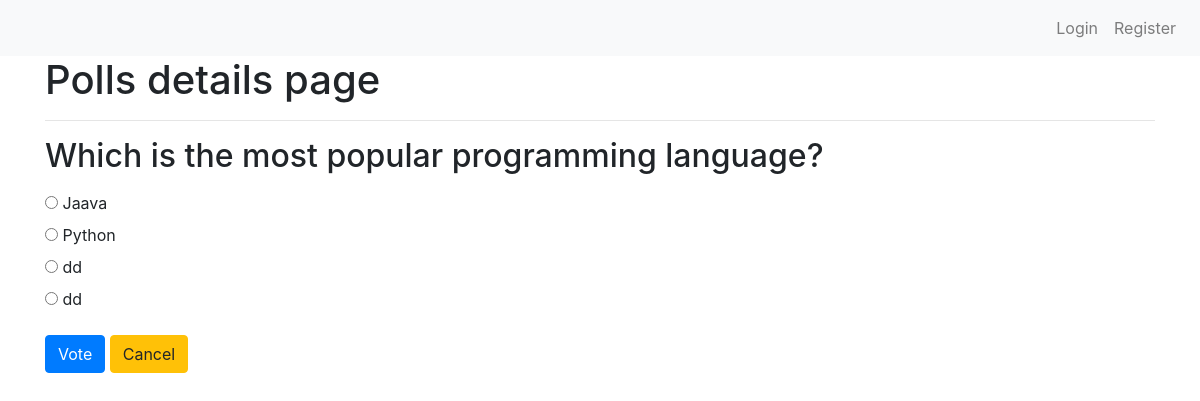
The page /polls/1/ on the database its author committed.
### polls/models.py (models this page shows, shortened)
class Poll(models.Model):
    owner = models.ForeignKey(User, on_delete=models.CASCADE)
    text = models.TextField()
    pub_date = models.DateTimeField(default=timezone.now)
    active = models.BooleanField(default=True)
    def __str__(self):
        return self.text

class Choice(models.Model):
    poll = models.ForeignKey(Poll, on_delete=models.CASCADE)
    choice_text = models.CharField(max_length=255)

### polls/views.py (the view)
# urls.py: path('<int:poll_id>/', views.poll_detail, name='detail'),
def poll_detail(request, poll_id):
    poll = get_object_or_404(Poll, id=poll_id)
    if not poll.active:
        return render(request, 'polls/poll_result.html', {'poll': poll})
    loop_count = poll.choice_set.count()
    context = {
        'poll': poll,
        'loop_time': range(0, loop_count),
    }
    return render(request, 'polls/poll_detail.html', context)

### polls/templates/polls/poll_detail.html (shortened to what this page needs)
{% extends 'base.html' %}
{% block content %}
<div class="container">
    <h1>Polls details page</h1>
    <hr>
    <h2 class="mt-3 mb-3">{{ poll }}</h2>
    <form action="{% url 'polls:vote' poll.id %}" method="POST">
        {% for choice in poll.choice_set.all %}
        <input type="radio" name="choice" id="choice{{ forloop.counter }}" value="{{ choice.id }}">
        <label for="choice{{ forloop.counter }}">{{ choice.choice_text }}</label>
        <br>
        {% endfor %}
        {% if request.user != poll.owner %}
        <input type="submit" value="Vote" class="btn btn-primary mt-3">
        {% endif %}
        <a class="btn btn-warning mt-3" href="{% url 'polls:list' %}" role="button">Cancel</a>
    </form>
</div>
{% endblock content %}

### rows shown on the page
Poll: text "Which is the most popular programming language?"
Choice: choice_text "Jaava"
Choice: choice_text "Python"
Choice: choice_text "dd"
Choice: choice_text "dd"
